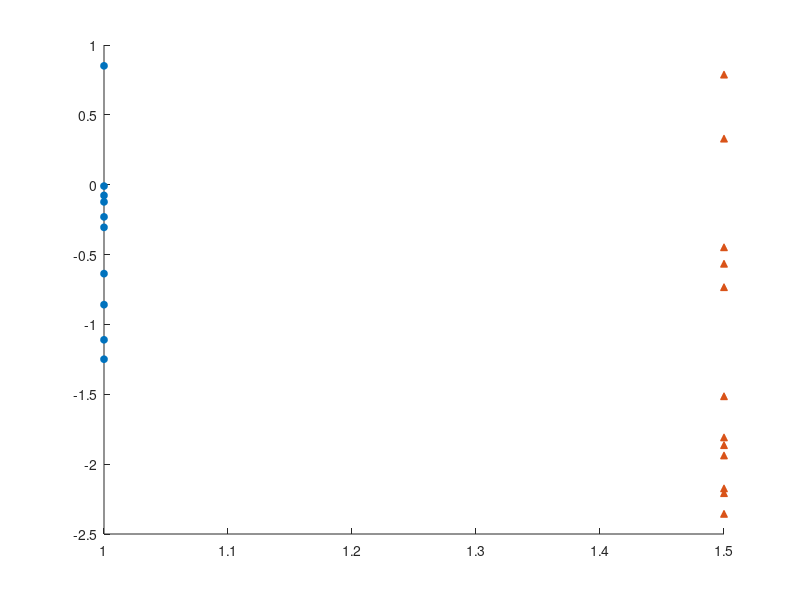

Write the MATLAB code that produced this figure. (Note: this script raises an error after producing the figure.)
function h_box = group_boxchart(data, groupid, feature_labels, group_labels, group_gap, feature_gap, markers, marker_colors, varargin)
%GROUP_BOXCHART  Creates a grouped boxchart
%
%   Usage:
%   h_box = group_boxchart(data, groupid, feature_names, group_names, group_gap, feature_gap, markers, marker_colors, <boxchart_params>)
%
%   Input:
%   data: NxF data with F features and N observations across all groups
%   groupid: Nx1 column vector with group ids
%   feature_labels: 1xF cell of chars with feature lables (default: {'Feature 1',...'Feature N'})
%   group_labels: 1xG cell of chars with group labels (default: {'Group 1',...'Group N'})
%   group_gap: double - the spacing within groups boxplot (default: .5)
%   feature_gap: double - the spacing between each boxplot group between features (default: 1)
%   markers: 1xG char - markers for each group (default: 'o^sdvph>')
%   marker_colors: chars or Nx3 matrix of colors (default: matlab color order)
%   boxchart_params: optional parameters to the boxchart function
%
%   Output:
%   h_box: handle to boxchart objects
%
%   Example:
%     figure
%     %% Generate Data
% 
%     N1 = 10; %Number in group 1
%     N2 = 12; %Number in group 2
%     N3 = 15; %Number in group 3
% 
%     data1 = [randn(N1,1) randn(N1,1)+2 randn(N1,1)*2-3];
%     data2 = [randn(N2,1)-1 randn(N2,1)-2 randn(N2,1)/2+3];
%     data3 = [randn(N3,1)+.5 randn(N3,1)+3 randn(N3,1)-1];
% 
%     data = [data1; data2; data3];
% 
%     %Group id
%     groupid = [ones(N1,1)*0; ones(N2,1)*1; ones(N3,1)*2];
% 
%     group_boxchart(data,groupid);
%
%   Copyright 2022 Michael J. Prerau, Ph.D. - http://www.sleepEEG.org
%   This work is licensed under a Creative Commons Attribution-NonCommercial-ShareAlike 4.0 International License.
%   (http://creativecommons.org/licenses/by-nc-sa/4.0/)
%
%   Last modified 02/19/2022
%********************************************************************
if nargin == 0
    %% Generate Data

    N1 = 10; %Number in group 1
    N2 = 12; %Number in group 2
    N3 = 15; %Number in group 3

    data1 = [randn(N1,1) randn(N1,1)+2 randn(N1,1)*2-3];
    data2 = [randn(N2,1)-1 randn(N2,1)-2 randn(N2,1)/2+3];
    data3 = [randn(N3,1)+.5 randn(N3,1)+3 randn(N3,1)-1];

    data = [data1; data2; data3];

    %Group id
    groupid = [ones(N1,1)*0; ones(N2,1)*1; ones(N3,1)*2];
end

%Get unique group ids
ids = unique(groupid);
Ngroups = length(ids);

%Number of features
Nfeatures = size(data,2);

%Create the xtick locations
xticks = zeros(1,Nfeatures);
xpos = zeros(1, Ngroups);

%Set default feature names
if nargin<3 || isempty(feature_labels)
    feature_labels = cell(1,Nfeatures);
    for ii = 1:Nfeatures
        feature_labels{ii} = ['Feature ' num2str(ii)];
    end
end

%Set default group names
if nargin<4 || isempty(group_labels)
    group_labels = cell(1,Ngroups);
    for ii = 1:Ngroups
        group_labels{ii} = ['Group ' num2str(ii)];
    end
end

if nargin<5 || isempty(group_gap)
    %Spacing within groups
    group_gap = .5;
end

if nargin<6 || isempty(feature_gap)
    %Between features spacing
    feature_gap = 1;
end

%Data markers
if nargin<7 || isempty(markers)
    markers = 'o^sdvph>o^sdvph>o^sdvph>';
end

%Data colors
if nargin<8 || isempty(marker_colors)
    marker_colors = repmat(get(gca,'colororder'),5,1);
end

%Force character colors to be column vector
if ischar(marker_colors)
    marker_colors = marker_colors(:);
else
    assert(size(marker_colors,2) == 3,'Color must be vector of characters or Nx3 matrix');
end

assert(length(groupid)==size(data,1),'Group id must be column vector of length equal to data rows');

%% Create plot
hold all;

%Loop through each of the features
for ii = 1:Nfeatures
    %Set the x positions
    xpos(1) = ii+(2*group_gap+feature_gap)*(ii-1);
    for jj = 2:Ngroups
        xpos(jj) = xpos(jj-1)+group_gap;
    end

    %Set the xticks in the middle of the group
    xticks(ii) = mean(xpos);

    %Assemble the group data
    xgroupdata = [];
    h_scatter = zeros(1,Ngroups);
    
    pvals = nan(nchoosek(Ngroups,2),1); %Init storage variable for pvalues
    count = 0;
    
    for jj = 1:Ngroups
        %Get all group members
        group_idx = groupid == ids(jj);
        N = sum(group_idx);

        %Concatenate data
        xgroupdata = [xgroupdata; ones(N,1)*xpos(jj)];

        %Plot the data
        h_scatter(jj) = plot(xpos(jj)*ones(N,1),data(groupid==ids(jj),ii),markers(jj),'markerfacecolor',marker_colors(jj,:),'markersize',5);
    
        % Get pvalues
        for nn = 1:Ngroups
            if (nn ~= jj) && (nn<jj) % only test each pair once with no self-testing
                count = count + 1;
                [~, p] = ttest2(data(groupid==ids(nn),ii), data(groupid==ids(jj),ii));
                pvals(count) = p/(Ngroups-1); % correct pval for multuple tests
                if pvals(count) < 0.05
                    H = sigstar([xpos(nn), xpos(jj)], pvals(count)); %Place sigstar
                    set(H(2), 'fontsize', 18)
                end
            end
        end
    end

    %Get the data for the features
    d = data(:,ii);

    %Plot the boxchart
    h_box(ii) = boxchart(xgroupdata,d(:),varargin{:});
end

%Update the ticks and the legend
set(gca,'XTick',xticks,'XTickLabel',feature_labels)
legend(h_scatter,group_labels, 'location', 'southwest');

%Update xlims and ylims 
xlim([0, max(xticks)+(min(xticks))])
ylim([0, max(data, [], 'all')+min(data,[],'all')])

hold off;
